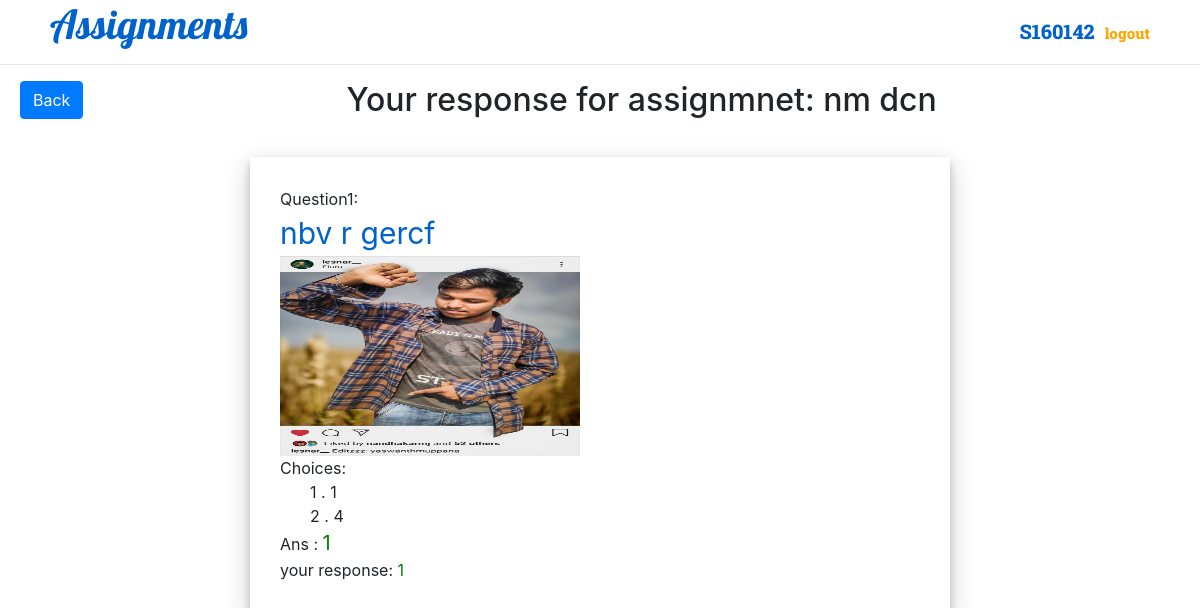
/view_r/40 (signed in), run on the app's committed database.
### assignment_project/models.py (models this page shows, shortened)
class UserProfile(models.Model):
    user = models.OneToOneField(User, unique=True, related_name='profile', on_delete=models.CASCADE)
    id = models.CharField(max_length=7, primary_key=True)
    is_stu = models.BooleanField(default=True)
    branches = [('puc', 'PUC'), ('cse', 'CSE'), ('mech', 'MECH'), ('chem', 'CHEM'), ('ece', 'ECE'), ('mme', 'MME'), ('civil', 'CIVIL')]
    branch = models.CharField(max_length=5, choices=branches, default='cse')
    years = [('p1', 'P1'), ('p2', 'P2'), ('e1', 'E1'), ('e2', 'E2'), ('e3', 'E3'), ('e4', 'E4')]
    year = models.CharField(max_length=2, choices=years, default='e1')

class Question(models.Model):
    question = models.CharField(max_length=200)
    assignment = models.ForeignKey(Assignment, on_delete=models.SET_NULL, related_name='assignment', blank=True, null=True)
    answer = models.ForeignKey(Choice, on_delete=models.SET_NULL, related_name='answer', blank=True, null=True)
    img = models.ImageField(upload_to='images/', default='images/night_owl.png', blank=True, null=True)
    choices = models.ManyToManyField(Choice)

class Choice(models.Model):
    choice = models.CharField(max_length=60)

### assignment_project/views.py (the view, shortened to what this page needs)
# urls.py: path('view_r/<str:spk>', views.viewr, name='view_r'),
def viewr(response, spk):
    if isinstance(response.user, User):
        if response.user.is_superuser:
            return redirect('logout')
    if response.user.profile.is_stu:
        asgmnt = models.Assignment.objects.get(pk=int(spk))
        student = response.user.profile
        stu = response.user.profile.id
        heading = f'Your response for assignmnet: {asgmnt.name}'
        self = 'your'
        color = 'white'
        c = '#0062cc'
    qstns = models.Question.objects.select_related().filter(assignment=asgmnt)
    ga = models.GradedAssignment.objects.get(student=student, assignment=asgmnt)
    ans = []
    rans = ga.answers.split(',')
    oans = [a.answer.choice for a in qstns]
    for i, a in enumerate(oans):
        if rans[i] == a:
            ans.append(True)
        else:
            ans.append(False)
    qst = [q.question for q in qstns]
    choices = []
    for q in qstns:
        ch = q.choices.all()
        choices.append(ch)
    img = []
    for i in qstns:
        try:
            img.append(i.img.url)
        except ValueError:
            img.append(None)
    return render(response, 'viewr.html',
                  {'stu': stu, 'qst': qst, 'ans': ans, 'choices': choices, 'oans': oans, 'self': self,
                   'heading': heading, 'rans': rans, 'len': list(range(len(rans))), 'img': img,
                   'color': color, 'c': c})

### assignment_project/templatetags/index.py (called while the page is built)
@register.filter
def index(indexable, i):
    return indexable[i]

### assignment_project/templates/viewr.html
{% extends "base.html" %}
{% load index %}
{% block content %}
<body>
    <div  style="background-color:{{color}};color:{{c}}">
		<h1 style="padding-left:50px;font-family:globs"><a href="{% url 'main_page'%}" style="color:{{c}}"> Assignments</a>
		<p class="title" style="font-family:grob">{{ stu }}<a href="/logout" style="padding-left:10px;font-size:15px;color:orange">logout</a></p></h1><hr>
    </div>
            <span style="float:left;padding-left:20px"><button onclick="javascript:history.go(-1);" class="btn btn-primary">Back</button></span>
    <div style="gt" align="center">
        <h2>{{ heading }}</h2>
    </div>
    <div align="center">
        {% for i in len %}
        <div class="box" align="left" style="margin-bottom:1cm">
            Question{{ forloop.counter}}: <br><span style="color:#0062cc;font-size:30px">  {{ qst|index:i }}</span><br>
            {% if img|index:i %}
    				<img src="{{img|index:i}}" height="200px" width="300px">
			{% endif %}<br>
            Choices:<br>
            {% for c in choices|index:i %}
                <span style="padding-left:30px">{{forloop.counter}} . {{ c.choice }}</span> <br>
            {% endfor %}
            Ans : <span style="color:green;font-size:20px">{{ oans|index:i }}</span><br>
            {% if ans|index:i %}
            {{self}} response: <span style="color:green">{{ rans|index:i}}</span>
            {% else %}
            {{self}} response: <span style="color:red">{{ rans|index:i}}</span>
            {% endif %}
        </div>
        {% endfor %}
    </div>
</body>
{% endblock %}

### assignment_project/templates/base.html (style rules this page uses)
.box { width: 700px; border: 5px blue; padding: 30px; margin: 0px auto; margin-top:1cm; box-shadow: 0 5px 8px 0 rgba(0, 0, 0, 0.2), 0 9px 26px 0 rgba(0, 0, 0, 0.19); }
.title { display:inline-block; font-size:20px; float:right; padding-right:50px; margin-top:0.5cm; }

### data on the page
UserProfile: id "S160142"
Question: question "nbv r gercf", oans "1", self "your", rans "1"
Choice: choice "1"
Choice: choice "4"

### other printed values
{{ heading }} "Your response for assignmnet: nm dcn"
